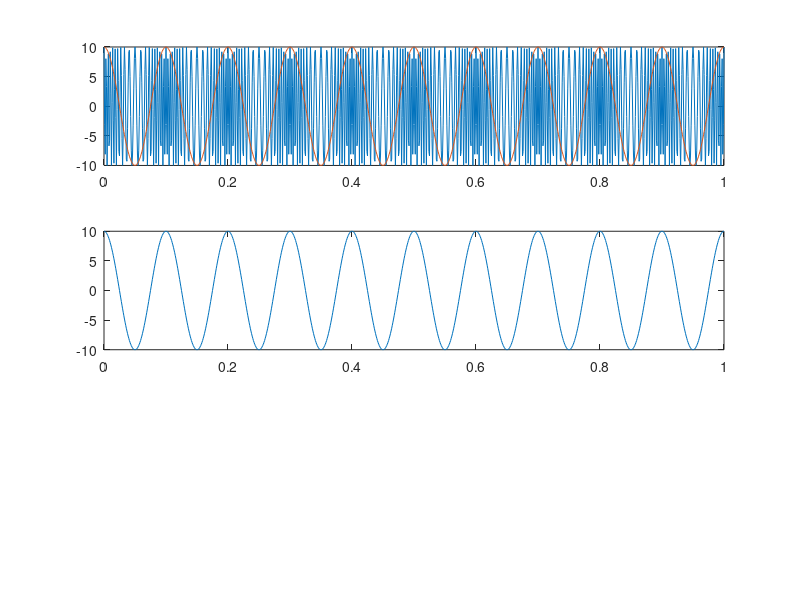

The MATLAB source for this figure: (Note: this script raises an error after producing the figure.)
% Phase Modulatioon
clear all;
clc;

Ac = 10;
fc = 200;
fm = 10;
beta = 10;
Am = 10;

t = [0 : 0.001 : 1];


for i = 1:1001
    output(i) = Ac * cos (2 * pi * fc * t(i) + beta * sin(2 * pi * fm * t(i)));
    input(i) = Am * cos (2* pi * fm * t(i));
end

size(t)
size(output)
size(input)
%figure('Phase Modulation');
%plot (t,output);
subplot(3,1,1);
plot(t,output,t,input);
subplot(3,1,2);
plot(t,input);


% Demodulation

fs = 2*fc + 10;

x = demod(output,fc,fs,'fm');
subplot(3,1,3);
plot(t,x);
